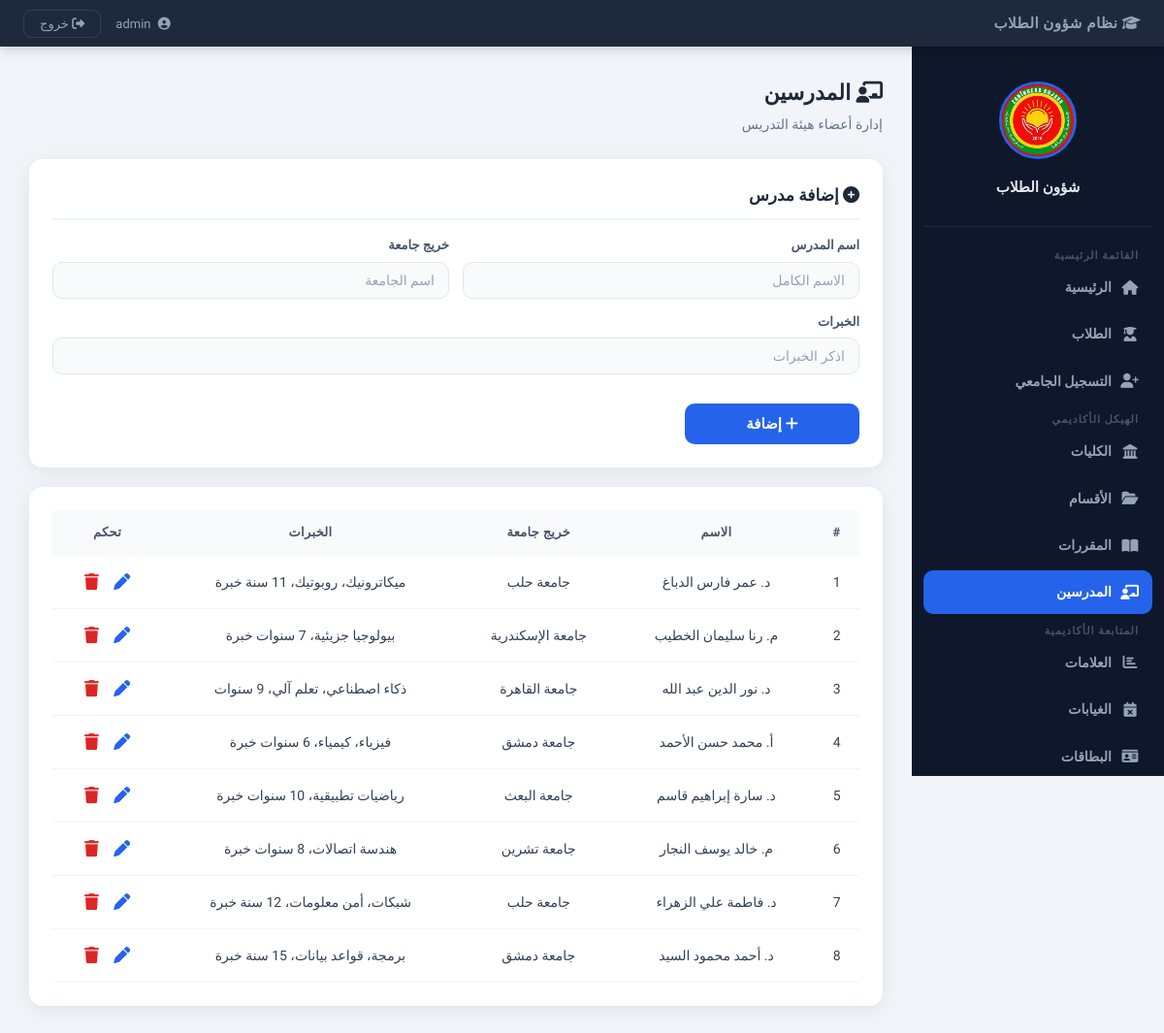
The app's page /?page=staff (signed in) with its own data.
### tables this page shows
CREATE TABLE staff (
    id         INTEGER PRIMARY KEY AUTOINCREMENT,
    name       TEXT NOT NULL,
    university TEXT,
    experience TEXT,
    created_at TEXT DEFAULT (datetime('now'))
);

### app/Core/Database.php (called while the page is built, shortened)
<?php
class Database
{
    private static ?PDO $instance = null;
    public static function getInstance(): PDO
    {
        if (self::$instance === null) {
            if (DB_DRIVER === 'sqlite') {
                $pdo = new PDO('sqlite:' . DB_PATH);
                $pdo->exec('PRAGMA foreign_keys = ON;');
            } elseif (DB_DRIVER === 'mysql') {
                $dsn = "mysql:host=" . DB_HOST . ";dbname=" . DB_NAME . ";charset=" . DB_CHARSET;
                $pdo = new PDO($dsn, DB_USER, DB_PASS);
            } else {
                throw new RuntimeException('DB_DRIVER غير مدعوم');
            }
            $pdo->setAttribute(PDO::ATTR_ERRMODE,            PDO::ERRMODE_EXCEPTION);
            $pdo->setAttribute(PDO::ATTR_DEFAULT_FETCH_MODE, PDO::FETCH_ASSOC);
            self::$instance = $pdo;
        }
        return self::$instance;
    }
}

### app/Core/BaseModel.php (called while the page is built, shortened)
<?php
abstract class BaseModel
{
    protected PDO    $db;
    protected string $table;
    public function __construct()
    {
        $this->db = Database::getInstance();
    }
    public function all(string $order = 'id DESC'): array
    {
        return $this->db->query("SELECT * FROM {$this->table} ORDER BY {$order}")
                        ->fetchAll();
    }
}

### views/pages/staff.php (the view, shortened to what this page needs)
<?php $staff = $data['staff'] ?? []; ?>
<div class="page-header">
  <h1><i class="fa-solid fa-chalkboard-user"></i> المدرسين</h1>
  <p>إدارة أعضاء هيئة التدريس</p>
</div>
<div class="card">
  <h3><i class="fa-solid fa-plus-circle"></i> إضافة مدرس</h3>
  <form method="POST" action="/std_1_student_manager/controllers/router.php">
    <div class="form-grid">
      <div class="form-group">
        <label>اسم المدرس</label>
        <input type="text" name="name" placeholder="الاسم الكامل" required>
      </div>
      <div class="form-group">
        <label>خريج جامعة</label>
        <input type="text" name="university" placeholder="اسم الجامعة">
      </div>
      <div class="form-group full">
        <label>الخبرات</label>
        <input type="text" name="experience" placeholder="اذكر الخبرات">
      </div>
    </div>
    <br>
    <button type="submit" class="btn-submit" style="max-width:180px;">
      <i class="fa-solid fa-plus"></i> إضافة
    </button>
  </form>
</div>
<div class="card">
  <div class="table-wrapper">
    <table>
      <thead>
        <tr>
          <th>#</th>
          <th>الاسم</th>
          <th>خريج جامعة</th>
          <th>الخبرات</th>
          <th>تحكم</th>
        </tr>
      </thead>
      <tbody>
        <?php if (empty($staff)): ?>
          <tr><td colspan="5" style="color:#94a3b8;">لا يوجد مدرسون مضافون بعد</td></tr>
        <?php else: ?>
          <?php foreach ($staff as $i => $s): ?>
          <tr>
            <td><?= $i + 1 ?></td>
            <td><?= htmlspecialchars($s['name']) ?></td>
            <td><?= htmlspecialchars($s['university'] ?? '—') ?></td>
            <td><?= htmlspecialchars($s['experience'] ?? '—') ?></td>
            <td>
              <button class="edit-btn"
                      onclick="openEditModal(<?= htmlspecialchars(json_encode($s)) ?>)"
                      title="تعديل">
                <i class="fa-solid fa-pen"></i>
              </button>
              <form method="POST" action="/std_1_student_manager/controllers/router.php"
                    style="display:inline"
                    onsubmit="return confirm('حذف هذا المدرس؟')">
                <button type="submit" class="delete-btn" title="حذف">
                  <i class="fa-solid fa-trash"></i>
                </button>
              </form>
            </td>
          </tr>
          <?php endforeach; ?>
        <?php endif; ?>
      </tbody>
    </table>
  </div>
</div>

### assets/css/main.css (style rules this page uses)
:root { --primary: #2563eb; --primary-dk: #1d4ed8; --dark: #0f172a; --sidebar-w: 260px; --header-h: 48px; --radius: 14px; --shadow: 0 4px 20px rgba(0,0,0,.08); --font: 'Cairo', 'Segoe UI', Tahoma, sans-serif; }
*, *::before, *::after { box-sizing: border-box; margin: 0; padding: 0; }
body { font-family: var(--font); background: #f1f5f9; color: var(--dark); font-size: 15px; line-height: 1.6; }
.card { background: white; padding: 24px; border-radius: var(--radius); box-shadow: var(--shadow); margin-top: 20px; }
.card h3 { font-size: 17px; font-weight: 700; color: #1e293b; margin-bottom: 16px; padding-bottom: 10px; border-bottom: 2px solid #f1f5f9; }
.table-wrapper { overflow-x: auto; }
table { width: 100%; border-collapse: collapse; font-size: 14px; }
thead tr { background: #f8fafc; }
th { padding: 13px 14px; text-align: center; color: #475569; font-weight: 700; font-size: 13px; text-transform: uppercase; letter-spacing: .3px; white-space: nowrap; }
td { padding: 12px 14px; text-align: center; border-bottom: 1px solid #f1f5f9; color: #334155; }
button { font-family: var(--font); cursor: pointer; }
.edit-btn { background: none; border: none; font-size: 17px; cursor: pointer; padding: 5px 6px; border-radius: 6px; color: #2563eb; transition: background .15s; width: auto; }
.delete-btn { background: none; border: none; font-size: 17px; cursor: pointer; padding: 5px 6px; border-radius: 6px; color: #dc2626; transition: background .15s; width: auto; }
.page-header { margin-bottom: 24px; }
.page-header h1 { font-size: 22px; font-weight: 700; color: #1e293b; }
.page-header p { color: #64748b; font-size: 14px; margin-top: 4px; }

### assets/css/forms.css (style rules this page uses)
.form-grid { display: grid; grid-template-columns: 1fr 1fr; gap: 14px; }
.form-grid .full { grid-column: span 2; }
.form-group { display: flex; flex-direction: column; gap: 6px; }
.form-group label { font-size: 13px; font-weight: 600; color: #475569; }
input, select, textarea { width: 100%; padding: 10px 14px; border: 1px solid #e2e8f0; border-radius: 10px; font-family: var(--font); font-size: 14px; color: #1e293b; background: #f8fafc; outline: none; transition: border-color .2s, box-shadow .2s; margin-bottom: 0; }
input::placeholder { color: #94a3b8; }
.btn-submit { width: 100%; padding: 12px; background: var(--primary); color: white; border: none; border-radius: 10px; font-size: 15px; font-weight: 700; font-family: var(--font); cursor: pointer; transition: .2s; margin-top: 6px; }

### records on screen
staff: name "د. عمر فارس الدباغ", university "جامعة حلب", experience "ميكاترونيك، روبوتيك، 11 سنة خبرة"
staff: name "م. رنا سليمان الخطيب", university "جامعة الإسكندرية", experience "بيولوجيا جزيئية، 7 سنوات خبرة"
staff: name "د. نور الدين عبد الله", university "جامعة القاهرة", experience "ذكاء اصطناعي، تعلم آلي، 9 سنوات"
staff: name "أ. محمد حسن الأحمد", university "جامعة دمشق", experience "فيزياء، كيمياء، 6 سنوات خبرة"
staff: name "د. سارة إبراهيم قاسم", university "جامعة البعث", experience "رياضيات تطبيقية، 10 سنوات خبرة"
staff: name "م. خالد يوسف النجار", university "جامعة تشرين", experience "هندسة اتصالات، 8 سنوات خبرة"
staff: name "د. فاطمة علي الزهراء", university "جامعة حلب", experience "شبكات، أمن معلومات، 12 سنة خبرة"
staff: name "د. أحمد محمود السيد", university "جامعة دمشق", experience "برمجة، قواعد بيانات، 15 سنة خبرة"
